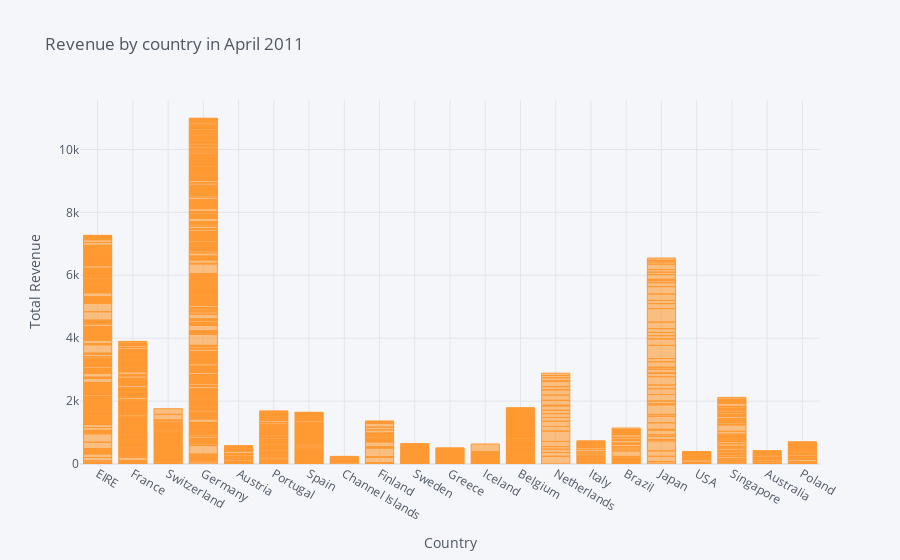

Here is the notebook cell this chart was saved with:
### Code cell
# Create bar chart 
data[(data["Country"]!="United Kingdom") & (data["InvoiceDate"].dt.year==2011) & (data["InvoiceDate"].dt.month==4)].iplot(kind ='bar', x='Country', y='Revenue', xTitle= 'Country',
                  yTitle= 'Total Revenue', title='Revenue by country in April 2011')

### Figure 1 — Plotly figure (JSON) as saved in the notebook; plotly's stock layout.template omitted (floating-point values rounded to 4 significant figures; data arrays with more than 128 entries replaced by an {"elided": "..."} marker saying what was removed)
{"data": [{"marker": {"color": "rgba(255, 153, 51, 0.6)", "line": {"color": "rgba(255, 153, 51, 1.0)", "width": 1}}, "name": "Revenue", "orientation": "v", "text": "", "type": "bar", "x": {"elided": "1688 str values"}, "y": {"elided": "1688 float values"}}], "layout": {"legend": {"bgcolor": "#F5F6F9", "font": {"color": "#4D5663"}}, "paper_bgcolor": "#F5F6F9", "plot_bgcolor": "#F5F6F9", "title": {"font": {"color": "#4D5663"}, "text": "Revenue by country in April 2011"}, "xaxis": {"gridcolor": "#E1E5ED", "showgrid": true, "tickfont": {"color": "#4D5663"}, "title": {"font": {"color": "#4D5663"}, "text": "Country"}, "zerolinecolor": "#E1E5ED"}, "yaxis": {"gridcolor": "#E1E5ED", "showgrid": true, "tickfont": {"color": "#4D5663"}, "title": {"font": {"color": "#4D5663"}, "text": "Total Revenue"}, "zerolinecolor": "#E1E5ED"}}}
